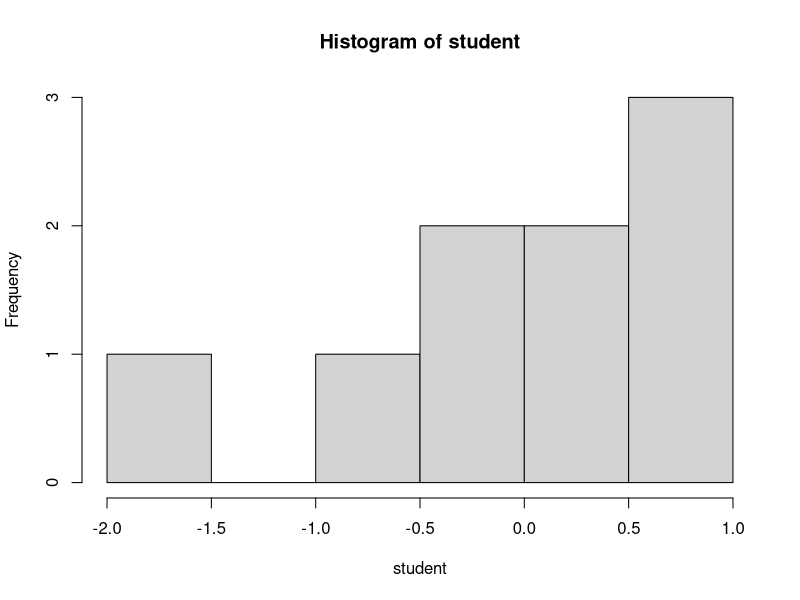

This figure's R source:
#********************************************************#
# www.metodosexatos.com                                  #
# Prof.Ms. André Santos | andre@metodosexatos.com.br     #
# Curso Análise Bayesiana com R                          #
# Distribuições de Probabilidade Contínuas               #
# Data: 28/09/2019                                       #
#********************************************************#

# Distribuição de Student

# Densidade de probabilidade para x = 1 em uma Student padronizada T com g=18 graus de liberdade
dt(1, 18)

# Probabilidade acumulada p(T<=1)
pt(1, 18)

# Probabilidade acumulada p(X>1)
1-pt(1, 18)

# Quantil x100q que satisfaz P(X<=x100q) = 0.15
qt(0.15, 18)

# Uma amostra aleatória com 9 elementos
a <- 9
g <- 18
student <- rt(a, g)
print(student)

# Representação gráfica da distribuição de Student
hist(student)

